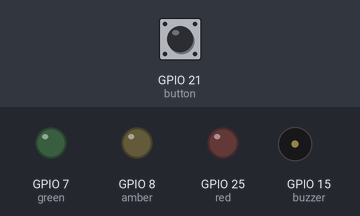
The program below on a simulated Raspberry Pi (BCM pin numbers). Shown: output pins drawn as LEDs (lit = HIGH), buzzer (waves = sounding, pin HIGH). The inputs (shaded band) are chosen by the test bench; at power-on: GPIO 21 (button) HIGH.

Above: at 1.2 s.
1.3 s: GPIO 21 (button) pulled LOW for 0.15 s
At 1.8 s:
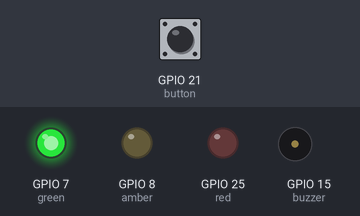
4.4 s: GPIO 21 (button) pulled LOW for 1 s
At 6.1 s:
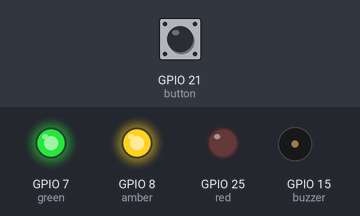
8.4 s: GPIO 21 (button) pulled LOW for 3.2 s
At 11.1 s:
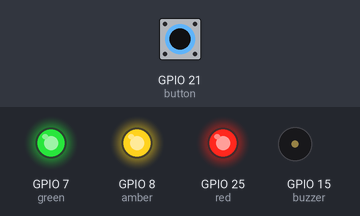
Timing chart, 0 to 15.9 s (numbered marks = the images above; inputs shaded):
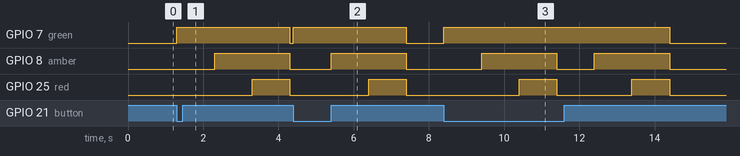

Measured:
- after the input at 1.3 s, GPIO 7 (green): LOW → HIGH at once, → LOW 3.0 s later; GPIO 8 (amber): LOW → HIGH after 1.0 s, → LOW 2.0 s later; GPIO 25 (red): LOW → HIGH after 2.0 s, → LOW 1.0 s later
- after the input at 4.4 s, GPIO 7 (green): LOW → HIGH at once, → LOW 3.0 s later; GPIO 8 (amber): LOW → HIGH after 1.0 s, → LOW 2.0 s later; GPIO 25 (red): LOW → HIGH after 2.0 s, → LOW 1.0 s later
- after the input at 8.4 s, GPIO 7 (green): LOW → HIGH at once, → LOW 6.0 s later; GPIO 8 (amber): alternates HIGH for 2.0 s and LOW for 1.0 s, 4 changes in all, then stays LOW, starting after 1.0 s; GPIO 25 (red): alternates HIGH for 1.0 s and LOW for 2.0 s, 4 changes in all, then stays LOW, starting after 2.0 s

The program:

traffic_lights.py
```python
from gpiozero import Button, TrafficLights, Buzzer
from time import sleep

button = Button(21)
lights = TrafficLights(25, 8, 7)
buzzer = Buzzer(15)

button.wait_for_press()


while True:
    button.wait_for_press()
    lights.green.on()
    sleep(1)
    lights.amber.on()
    sleep(1)
    lights.red.on()
    sleep(1)
    lights.off()
```
